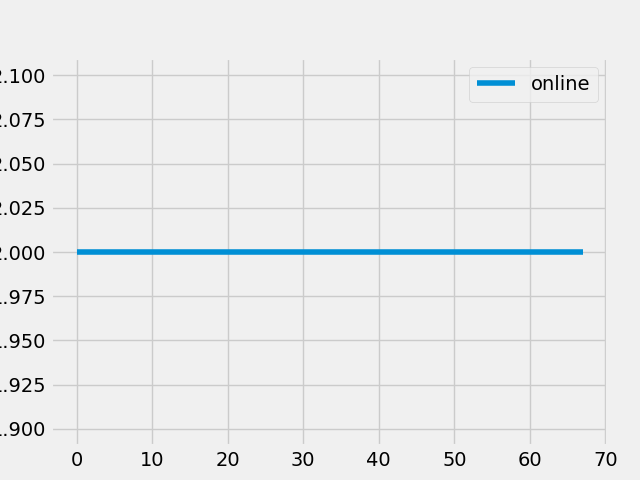

Write Python code to recreate this figure.
import pandas as pd
import matplotlib.pyplot as plt
from matplotlib import style

style.use("fivethirtyeight")

df = pd.read_csv("user_metrics.csv", names=['time', 'online', 'offline', 'idle']) #assign column names
df['total'] = df['online'] + df['offline'] + df['idle']
df.drop("time", 1, inplace = True) #remove date time column

print(df.head())

df['online'].plot()
plt.legend()
plt.show()
plt.savefig("graph_user_metrics.png")